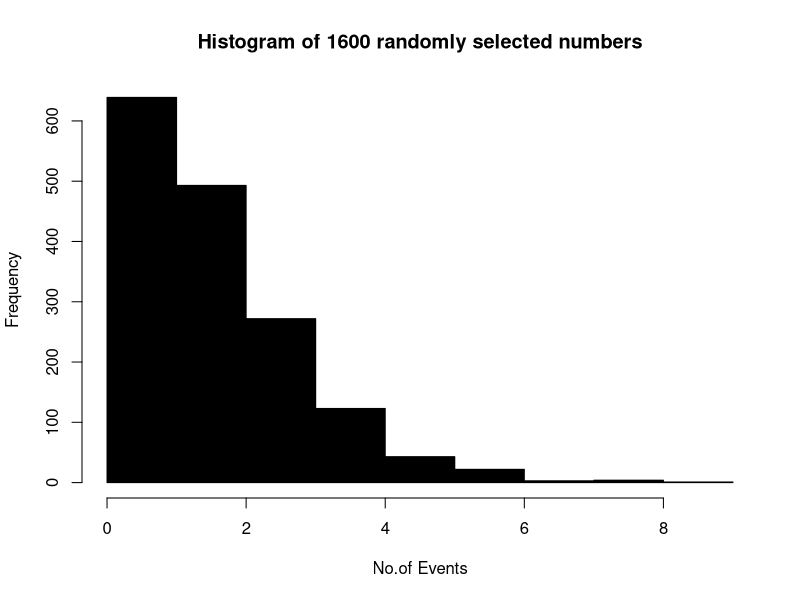

This figure's R source:
## ---- chunk 1
knitr::opts_chunk$set(echo = TRUE)
## ---- chunk 2
p_m <- 1/5000
r <- (1/5000) * (4000000/2)
ppois(380, lambda=r)
## ---- chunk 3
ppois(449,lambda = r, lower.tail = FALSE)
## ---- chunk 4
#For male
births_male <- 1500000/2
one_yr_rate <- 150
std_dev <- sqrt(150)
std_dev

## ---- chunk 5
#for both the genders
Births<- 1500000
one_yr_rate1 <- 300
s_d <- sqrt(300)
s_d

## ---- chunk 6
set.seed(200)
d <- rpois(n=1600, lambda = 2)
hist(d, breaks = 10, col = 'black', xlab = "No.of Events", main = "Histogram of 1600 randomly selected numbers" )
## ---- chunk 7
p_25 <- ppois(25, lambda = 20)
p_25
## ---- chunk 8
p_8 <- 1-ppois(7, lambda = 10)
p_8
## ---- chunk 9
p_70 <- ppois(70, lambda = 70)
p_70
## ---- chunk 10
#a) Finite sampling distribution
#b) The sampling distribution of the mean would be approximately normally distributed. Therefore, I would expect the shape to be symmetric and bell-shaped, not skewed.By the Central Limit Theorem, the sampling distribution of the mean approaches a normal distribution as the sample size increases, regardless of the original population distribution.
#c)
std_error <- (18.2/sqrt(45))
std_error
#d) Reducing the sample size from 45 to 10 will increase the variability of the sampling distribution of the mean. With a smaller sample size, the sample mean is less stable and more heavily influenced by individual values, resulting in a wider distribution.
cal<- (18.2/sqrt(10))
cal
# Hence 5.75 is greater than 2.71 variability of new distribution is greater than variability of original distribution
## ---- chunk 11
#The 95% confidence interval is constructed using approximately 2 standard deviations around the sample mean."95% confident" means that if we took repeated samples and constructed a 95% confidence interval from each sample, 95% of those intervals would contain the true population mean number of bad mental health days.
## ---- chunk 12
#The standard error would be larger with a sample size of 500 compared to 1,151. This is because the standard error is calculated as the standard deviation divided by the square root of the sample size, so a smaller sample size results in a larger standard error.
## ---- chunk 13
#Null Hypothesis: The average nightly sleep duration for residents of New York is 8 hours or mu = 8.

#Alternative Hypothesis: The average nightly sleep duration for residents of New York is less than 8 hours or Ha: mu < 8.
## ---- chunk 14
#Null Hypothesis (H0): The average amount of company time spent on non-business activities by employees during March Madness is no different from the average time spent on such activities on a regular business day, which is estimated to be 15 minutes. (mu = 15).

#Alternative Hypothesis (Ha): The average amount of company time spent on non-business activities by employees during March Madness is greater than 15 minutes, indicating a potential decrease in productivity. (mu > 15)
## ---- chunk 15
sm <- 134
pm <- 130
sd <- 17
n <- 35
a <- (sm-pm)/(sd/sqrt(35))
a
## ---- chunk 16
p_val <- 2* pt(-abs(a), df = n-1)
p_val
## ---- chunk 17
#False. This statement is false because the assumption for using a confidence interval based on the normal model is that the distribution of the sample mean should be approximately normal. Given that the sample size is 64 (n = 64), the Central Limit Theorem (CLT) can be applied. Therefore, as long as the sample size is reasonably large (and 64 is sufficiently large), we can use the normal approximation for the confidence interval.
## ---- chunk 18
#False. Confidence intervals are used to estimate population parameters, not to make statements about the specific sample. The point estimate (sample mean) is always within the confidence interval.
## ---- chunk 19
#True. This statement is true. A 95% confidence interval is constructed to provide an interval estimate for the population parameter. We can say that we are 95% confident that the true population mean lies within the interval. This interpretation is in the context of making an inference about the entire population, not just the sample.
## ---- chunk 20
#This statement is false because the purpose of a confidence interval is not to make statements about sample means; it's about estimating population parameters. A 95% confidence interval provides a range within which we are 95% confident that the population parameter falls.
## ---- chunk 21
# False. A higher confidence level, such as 99%, requires a wider confidence interval to provide greater confidence in capturing the population parameter.
## ---- chunk 22
#True. The margin of error in a confidence interval is half the width of the interval. In this case, the confidence interval is (128 minutes, 147 minutes), so the margin of error is (147 - 128) / 2 = 9.5 minutes. The sample mean is indeed the midpoint of the confidence interval, which is 137.5 minutes.
## ---- chunk 23
#False. Halving the margin of error of a confidence interval does not require doubling the sample size. The relationship between the margin of error and the sample size is inversely proportional to the square root of the sample size. To halve the margin of error, we would need to increase the sample size by a factor of four (not two) because the square root of 4 is 2.
## ---- chunk 24
n <- 50
x <- 3150
std <- 250
c <- 3150+1.96*(250/sqrt(50))
c

e <- 3150-1.96*(250/sqrt(50))
e

## ---- chunk 25
n <- 50
x <- 3150
std <- 250
mn <- 3250
t <- (x-mn)/(std/sqrt(n))
t
pval <- 2* pt(-abs(t), df = n-1)
pval
## ---- chunk 26
#Null Hypothesis (H0): Diana believed that anti-depressants would not improve her fibromyalgia symptoms.
#Alternative Hypothesis (HA): Diana considered the possibility that anti-depressants could alleviate her fibromyalgia symptoms.
## ---- chunk 27
#A Type 1 Error would mean that Diana wrongly believed that the anti-depressants were effective for her fibromyalgia symptoms when, in reality, they did not provide any relief.
## ---- chunk 28
#A Type 2 Error would mean that Diana incorrectly concluded that the anti-depressants were not effective for her fibromyalgia symptoms, even though they could have been beneficial.
